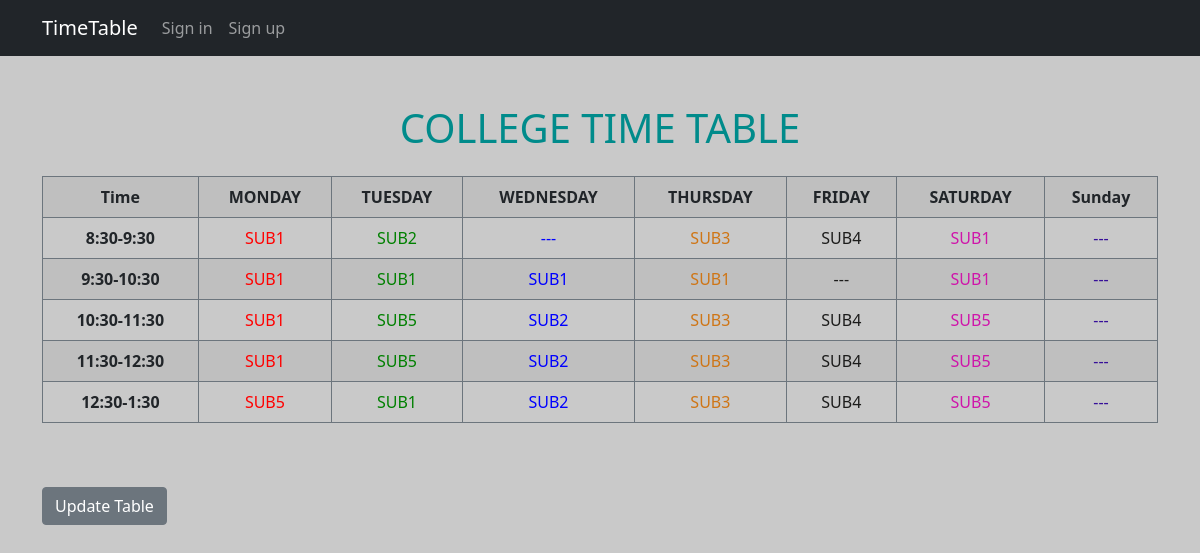
Before: / with the older database file.
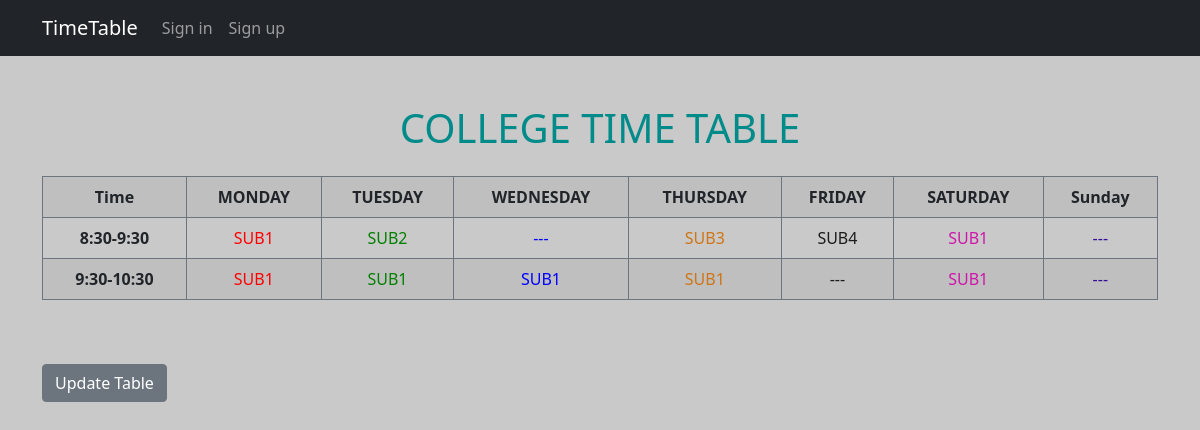
After: the same page with the newer database file.
### app/models.py (models this page shows)
class TimeTable(models.Model):
    time = models.CharField(max_length=20)
    monday = models.CharField(max_length=100)
    tuesday = models.CharField(max_length=100)
    wednesday = models.CharField(max_length=100)
    thursday = models.CharField(max_length=100)
    friday = models.CharField(max_length=100)
    saturday = models.CharField(max_length=100)
    sunday = models.CharField(max_length=100)

### app/views.py (the view)
# urls.py: path('', views.Home, name='home'),
def Home(request):
    tb = TimeTable.objects.all()
    return render(request, 'app/home.html', {'tb': tb})

### app/templates/app/home.html (shortened to what this page needs)
{% extends 'app/base.html' %}
{% block body %}
<div class="container mt-5">
<H1 class="mb-4"><FONT COLOR="DARKCYAN"><CENTER>COLLEGE TIME TABLE</CENTER></FONT></H1>
    <div class="table-responsive">
        <table class="table text-center table-striped table-bordered border-secondary">
            <tr>
                <th >Time</th>
                <th>MONDAY</th>
                <th>TUESDAY</th>
                <th>WEDNESDAY</th>
                <th>THURSDAY</th>
                <th>FRIDAY</th>
                <th>SATURDAY</th>
                <th>Sunday</th>
            </tr>
            {% for tb in tb %}
            <tr>
                <th>{{ tb.time }}</th>
                <td style="color:red;">{{ tb.monday }}</td>
                <td style="color:green;">{{ tb.tuesday }}</td>
                <td style="color:blue;">{{ tb.wednesday }}</td>
                <td style="color:#cf7515;">{{ tb.thursday }}</td>
                <td style="color:#1c1c1b;">{{ tb.friday }}</td>
                <td style="color:#cf15aa;">{{ tb.saturday }}</td>
                <td style="color:#360f99;">{{ tb.sunday }}</td>
            </tr>
            {% endfor %}
        </table>
    </div>
    <br>
    <br>
    <a class="btn btn-secondary" href="{% url 'app:update_tb' %}">Update Table</a>
</div>
{% endblock body %}

### app/templates/app/base.html (shortened to what this page needs)
<!doctype html>
<html lang="en">
  <head>
    <link rel="stylesheet" href="https://stackpath.bootstrapcdn.com/bootstrap/5.0.0-alpha1/css/bootstrap.min.css">
  </head>
  <body style="background-color: #c9c9c9;">
      <nav class="navbar navbar-expand-lg navbar-dark bg-dark">
      <div class="container">
        <a class="navbar-brand" href="/">TimeTable</a>
        <div class="collapse navbar-collapse" id="navbarNav">
          <ul class="navbar-nav ml-auto">
          {% if request.user.username %}
            <li class="nav-item">
              <a class="nav-link">Hey {{ user.username| title }}</a>
            </li>
            <li class="nav-item">
              <a class="nav-link" href="{% url 'accounts:logout' %}">Logout</a>
            </li>
          {% else %}
            <li class="nav-item">
              <a class="nav-link" href="{% url 'accounts:login' %}">Sign in</a>
            </li>
            <li class="nav-item">
              <a class="nav-link" href="{% url 'accounts:register' %}">Sign up</a>
            </li>
          {% endif %}
          </ul>
        </div>
      </div>
    </nav>
    {% block body %}{% endblock body %}
  </body>
</html>

Changed rows visible on the page:
removed TimeTable: time "10:30-11:30", monday "SUB1", tuesday "SUB5", wednesday "SUB2", thursday "SUB3", friday "SUB4", saturday "SUB5", sunday "---"
removed TimeTable: time "11:30-12:30", monday "SUB1", tuesday "SUB5", wednesday "SUB2", thursday "SUB3", friday "SUB4", saturday "SUB5", sunday "---"
removed TimeTable: time "12:30-1:30", monday "SUB5", tuesday "SUB1", wednesday "SUB2", thursday "SUB3", friday "SUB4", saturday "SUB5", sunday "---"
